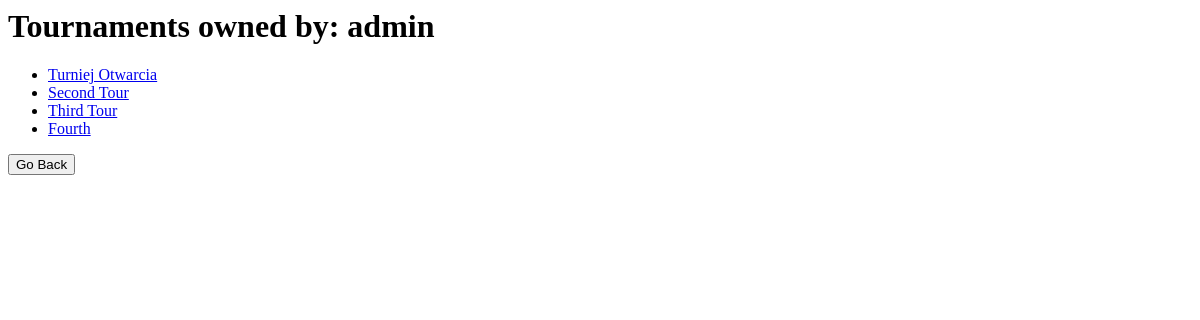
Page /eleague/mytournaments/ (signed in) on the earlier database version.
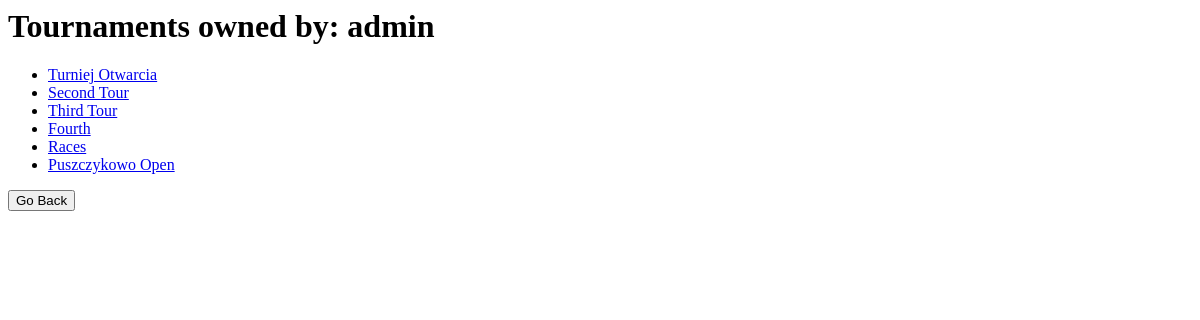
Same page on the later database version.
### eleague/models.py (models this page shows, shortened)
class Tournament(models.Model):
    tag = models.CharField(max_length=200,blank=False,unique=True)
    name = models.CharField(max_length=300)
    owner = models.ForeignKey(auth_models.User,on_delete=models.CASCADE)
    SPORTS = (
    ('BAD','Badminton'),
    ('TEN','Tenis'),
    ('VOL','Volleyball'),
    ('PIN','Pingpong')
    )
    sport = models.CharField(max_length=3,choices=SPORTS)

### eleague/views.py (the view)
def mytournaments(request):
    tournament_list = Tournament.objects.filter(owner=request.user)
    context = {'tournament_list': tournament_list}
    return render(request, 'eleague/mytournaments.html',context)

### eleague/templates/eleague/mytournaments.html (shortened to what this page needs)
{% if user.is_authenticated %}
    <h1>Tournaments owned by: {{ user.username }}</h1>
    {% if tournament_list %}
    <ul>
    {% for tournament in tournament_list %}
        <li><a href="/eleague/{{ tournament.id }}/">{{tournament.name}}</li>
    {% endfor %}
    </ul>
    <button onclick="goBack()">Go Back</button>
    {% else %}
        <p>No tournament are available.</p>
    {% endif %}
{% else %}
    <p>You are not logged yet!</p>
      <ul>
        <li><a href="{% url 'login' %}">Log in</a></li>
        <li><a href="{% url 'signup' %}">Sign up</a></li>
      </ul>
{% endif %}

Differences in the rows shown:
added Tournament: name "Races"
added Tournament: name "Puszczykowo Open"
